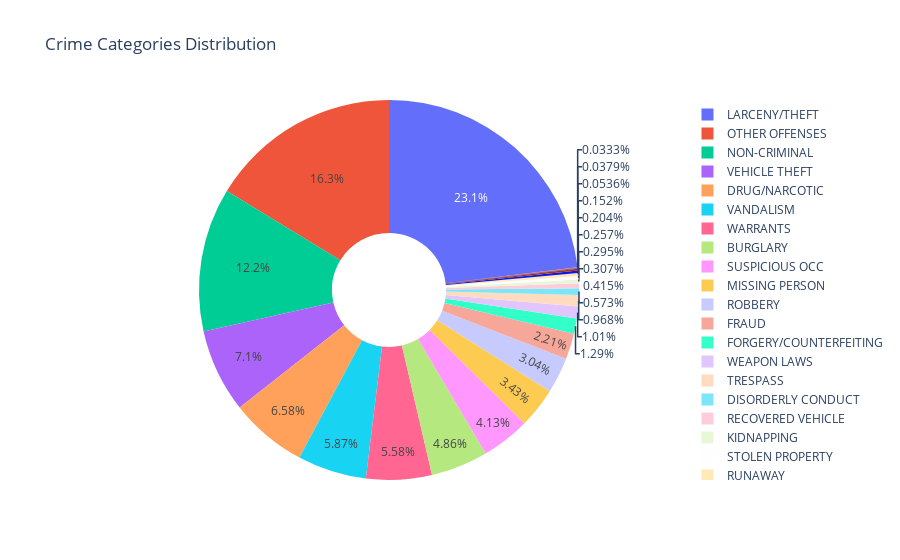

Write notebook code for a chart like this one.
### Markdown cell above
## Number of Crime and Category

### Code cell
crime_category_counts = df['Category'].value_counts().reset_index()
crime_category_counts.columns = ['Category', 'Count']

# Create an interactive pie chart
fig_6 = px.pie(crime_category_counts, 
             names='Category', 
             values='Count', 
             title='Crime Categories Distribution',
             hole=0.3)  # Adjust hole size for a donut-style pie chart

# Show plot
fig_6.show()

### Figure 1 — Plotly figure (JSON) as saved in the notebook; plotly's stock layout.template omitted (floating-point values rounded to 4 significant figures)
{"data": [{"domain": {"x": [0, 1], "y": [0, 1]}, "hole": 0.3, "hovertemplate": "Category=%{label}<br>Count=%{value}<extra></extra>", "labels": ["LARCENY/THEFT", "OTHER OFFENSES", "NON-CRIMINAL", "VEHICLE THEFT", "DRUG/NARCOTIC", "VANDALISM", "WARRANTS", "BURGLARY", "SUSPICIOUS OCC", "MISSING PERSON", "ROBBERY", "FRAUD", "FORGERY/COUNTERFEITING", "WEAPON LAWS", "TRESPASS", "DISORDERLY CONDUCT", "RECOVERED VEHICLE", "KIDNAPPING", "STOLEN PROPERTY", "RUNAWAY", "ARSON", "EMBEZZLEMENT", "BAD CHECKS", "BRIBERY", "EXTORTION"], "legendgroup": "", "name": "", "showlegend": true, "type": "pie", "values": [157238, 110857, 83204, 48339, 44804, 39963, 38012, 33084, 28125, 23338, 20700, 15041, 8803, 6889, 6588, 3898, 2823, 2092, 2007, 1747, 1391, 1033, 365, 258, 227]}], "layout": {"legend": {"tracegroupgap": 0}, "title": {"text": "Crime Categories Distribution"}}}
